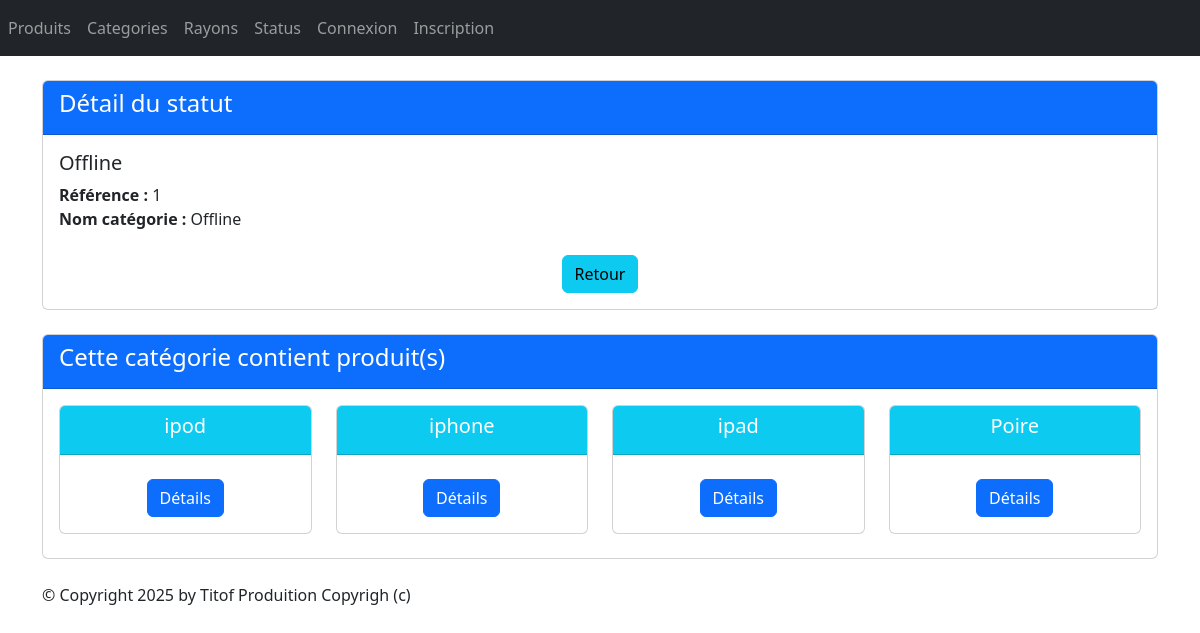
The page /monApp/statut/1 on the database its author committed.
### monApp/models.py (models this page shows, shortened)
class Statut(models.Model):
    idStatus = models.AutoField(primary_key=True)
    libelleStatus = models.CharField(max_length=100)

class Produit(models.Model):
    refProd = models.AutoField(primary_key=True)
    intituleProd = models.CharField(max_length=200)
    prixUnitaireProd = models.DecimalField(max_digits=10, decimal_places=2)
    dateFabrication = models.DateField(default=date.today())
    categorie = models.ForeignKey(Categorie, on_delete=models.CASCADE, related_name="produit", null=True, blank=True)
    status = models.ForeignKey(Statut, on_delete=models.CASCADE, related_name="produit", null=True, blank=True)

### monApp/views.py (the view)
class StatutDetailView(DetailView):
    model = Statut
    template_name = "monApp/detail_statut.html"
    context_object_name = "statut"
    def get_queryset(self):
        return Statut.objects.annotate(nb_produits=Count('produit'))
    def get_context_data(self, **kwargs):
        context = super(StatutDetailView, self).get_context_data(**kwargs)
        context['titremenu'] = "Détail du statut"
        context['prdts'] = Produit.objects.filter(status=self.object)
        return context

### monApp/templates/monApp/detail_statut.html
{% extends 'monApp/base.html' %}
{% block contenu %}
<div class="card mb-4">
    <div class="card-header bg-primary text-white">
        <h4>Détail du statut</h4>
    </div>
    <div class="card-body">
        <h5 class="card-title">{{ statut.libelleStatus }}</h5>
        <ul class="list-unstyled">
            <li><strong>Référence :</strong> {{ statut.idStatus }}</li>
            <li><strong>Nom catégorie :</strong> {{ statut.libelleStatus }}</li>
        </ul>
        <div class="car-footer text-center">
            <a href="{% url 'liste_statut'%}" class="btn btn-info mt-2">Retour</a>
        </div>
    </div>
</div>
<div class="card mb-4">
    <div class="card-header bg-primary text-white">
        <h4>Cette catégorie contient <strong>{{ ctgr.nb_produits }}</strong> produit(s)</h4>
    </div>
    <div class="card-body">
        <div class="row">
            {% if prdts %}
            {% for prdt in prdts %}
            <div class="col-sm-3">
                <div class="card mb-2 text-center">
                    <div class="card-header bg-info text-white">
                        <h5 class="card-title">{{ prdt.intituleProd }}</h5>
                    </div>
                    <div class="card-body">
                        <a href="{% url 'prdt-dtl' prdt.refProd %}" class="btn btn-primary mt-2">Détails</a>
                    </div>
                </div>
            </div>
            {% endfor %}
            {% else %}
            <p class="text-muted">Aucun produit trouvé pour cette catégorie.</p>
            {% endif %}
        </div>
    </div>
</div>
{% endblock %}

### rows shown on the page
Statut: libelleStatus "Offline", idStatus "1"
Produit: intituleProd "ipod"
Produit: intituleProd "iphone"
Produit: intituleProd "ipad"
Produit: intituleProd "Poire"
